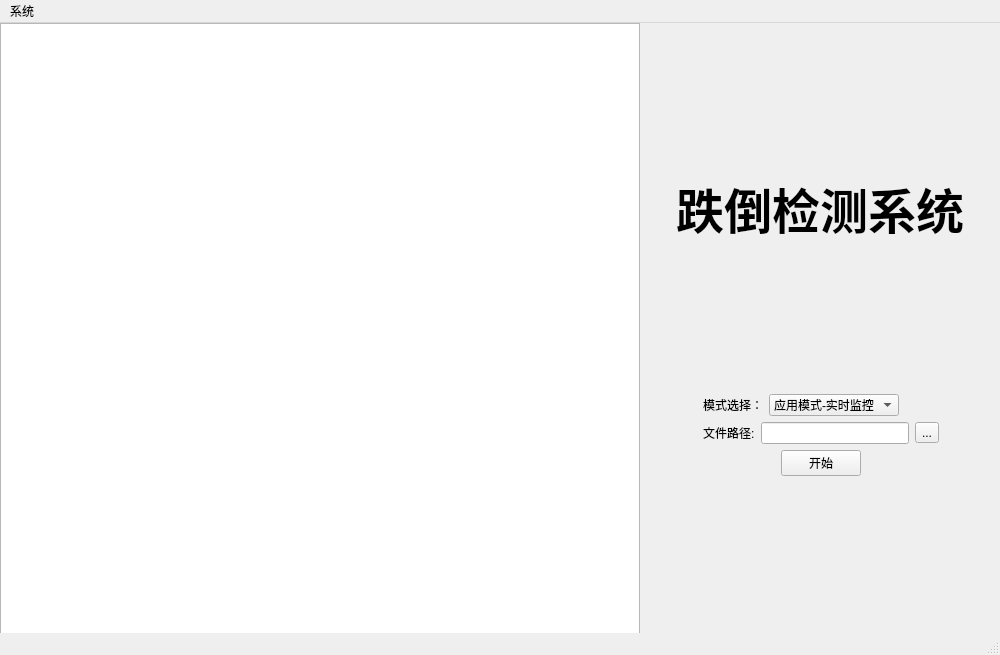
<?xml version="1.0" encoding="UTF-8"?>
<ui version="4.0">
 <class>MainWindow</class>
 <widget class="QMainWindow" name="MainWindow">
  <property name="enabled">
   <bool>true</bool>
  </property>
  <property name="geometry">
   <rect>
    <x>0</x>
    <y>0</y>
    <width>1000</width>
    <height>655</height>
   </rect>
  </property>
  <property name="minimumSize">
   <size>
    <width>1000</width>
    <height>655</height>
   </size>
  </property>
  <property name="maximumSize">
   <size>
    <width>1000</width>
    <height>655</height>
   </size>
  </property>
  <property name="windowTitle">
   <string>跌倒检测系统</string>
  </property>
  <widget class="QWidget" name="centralwidget">
   <widget class="QGraphicsView" name="graphicsView">
    <property name="geometry">
     <rect>
      <x>0</x>
      <y>0</y>
      <width>640</width>
      <height>640</height>
     </rect>
    </property>
   </widget>
   <widget class="QWidget" name="layoutWidget">
    <property name="geometry">
     <rect>
      <x>650</x>
      <y>6</y>
      <width>341</width>
      <height>591</height>
     </rect>
    </property>
    <layout class="QVBoxLayout" name="verticalLayout_2">
     <item>
      <spacer name="verticalSpacer_3">
       <property name="orientation">
        <enum>Qt::Vertical</enum>
       </property>
       <property name="sizeHint" stdset="0">
        <size>
         <width>20</width>
         <height>40</height>
        </size>
       </property>
      </spacer>
     </item>
     <item>
      <layout class="QHBoxLayout" name="horizontalLayout_6">
       <item>
        <spacer name="horizontalSpacer_5">
         <property name="orientation">
          <enum>Qt::Horizontal</enum>
         </property>
         <property name="sizeHint" stdset="0">
          <size>
           <width>40</width>
           <height>20</height>
          </size>
         </property>
        </spacer>
       </item>
       <item>
        <widget class="QLabel" name="label_4">
         <property name="minimumSize">
          <size>
           <width>0</width>
           <height>0</height>
          </size>
         </property>
         <property name="text">
          <string>&lt;html&gt;&lt;head/&gt;&lt;body&gt;&lt;p align=&quot;center&quot;&gt;&lt;span style=&quot; font-size:36pt; font-weight:700;&quot;&gt;跌倒检测系统&lt;/span&gt;&lt;/p&gt;&lt;/body&gt;&lt;/html&gt;</string>
         </property>
         <property name="alignment">
          <set>Qt::AlignCenter</set>
         </property>
        </widget>
       </item>
       <item>
        <spacer name="horizontalSpacer_6">
         <property name="orientation">
          <enum>Qt::Horizontal</enum>
         </property>
         <property name="sizeHint" stdset="0">
          <size>
           <width>40</width>
           <height>20</height>
          </size>
         </property>
        </spacer>
       </item>
      </layout>
     </item>
     <item>
      <spacer name="verticalSpacer_2">
       <property name="orientation">
        <enum>Qt::Vertical</enum>
       </property>
       <property name="sizeHint" stdset="0">
        <size>
         <width>20</width>
         <height>40</height>
        </size>
       </property>
      </spacer>
     </item>
     <item>
      <layout class="QHBoxLayout" name="horizontalLayout_5">
       <item>
        <spacer name="horizontalSpacer_7">
         <property name="orientation">
          <enum>Qt::Horizontal</enum>
         </property>
         <property name="sizeHint" stdset="0">
          <size>
           <width>40</width>
           <height>20</height>
          </size>
         </property>
        </spacer>
       </item>
       <item>
        <layout class="QVBoxLayout" name="verticalLayout">
         <item>
          <layout class="QHBoxLayout" name="horizontalLayout_4">
           <item>
            <widget class="QLabel" name="label_2">
             <property name="text">
              <string>模式选择：</string>
             </property>
            </widget>
           </item>
           <item>
            <widget class="QComboBox" name="comboBox_Method">
             <item>
              <property name="text">
               <string>应用模式-实时监控</string>
              </property>
             </item>
             <item>
              <property name="text">
               <string>测试模式-实时监控</string>
              </property>
             </item>
             <item>
              <property name="text">
               <string>测试模式-图片</string>
              </property>
             </item>
             <item>
              <property name="text">
               <string>测试模式-视频</string>
              </property>
             </item>
            </widget>
           </item>
           <item>
            <spacer name="horizontalSpacer_2">
             <property name="orientation">
              <enum>Qt::Horizontal</enum>
             </property>
             <property name="sizeHint" stdset="0">
              <size>
               <width>40</width>
               <height>20</height>
              </size>
             </property>
            </spacer>
           </item>
          </layout>
         </item>
         <item>
          <layout class="QHBoxLayout" name="horizontalLayout_3"/>
         </item>
         <item>
          <layout class="QHBoxLayout" name="horizontalLayout_2">
           <item>
            <widget class="QLabel" name="label">
             <property name="text">
              <string>文件路径:</string>
             </property>
            </widget>
           </item>
           <item>
            <widget class="QLineEdit" name="lineEdit_FilePath"/>
           </item>
           <item>
            <widget class="QToolButton" name="toolButton_FilePath">
             <property name="text">
              <string>...</string>
             </property>
            </widget>
           </item>
          </layout>
         </item>
         <item>
          <layout class="QHBoxLayout" name="horizontalLayout">
           <item>
            <spacer name="horizontalSpacer_3">
             <property name="orientation">
              <enum>Qt::Horizontal</enum>
             </property>
             <property name="sizeHint" stdset="0">
              <size>
               <width>40</width>
               <height>20</height>
              </size>
             </property>
            </spacer>
           </item>
           <item>
            <widget class="QPushButton" name="pushButton_Start">
             <property name="text">
              <string>开始</string>
             </property>
            </widget>
           </item>
           <item>
            <spacer name="horizontalSpacer_4">
             <property name="orientation">
              <enum>Qt::Horizontal</enum>
             </property>
             <property name="sizeHint" stdset="0">
              <size>
               <width>40</width>
               <height>20</height>
              </size>
             </property>
            </spacer>
           </item>
          </layout>
         </item>
        </layout>
       </item>
       <item>
        <spacer name="horizontalSpacer_8">
         <property name="orientation">
          <enum>Qt::Horizontal</enum>
         </property>
         <property name="sizeHint" stdset="0">
          <size>
           <width>40</width>
           <height>20</height>
          </size>
         </property>
        </spacer>
       </item>
      </layout>
     </item>
     <item>
      <spacer name="verticalSpacer">
       <property name="orientation">
        <enum>Qt::Vertical</enum>
       </property>
       <property name="sizeHint" stdset="0">
        <size>
         <width>20</width>
         <height>40</height>
        </size>
       </property>
      </spacer>
     </item>
    </layout>
   </widget>
  </widget>
  <widget class="QMenuBar" name="menubar">
   <property name="geometry">
    <rect>
     <x>0</x>
     <y>0</y>
     <width>1000</width>
     <height>24</height>
    </rect>
   </property>
   <widget class="QMenu" name="menuFall_Detection">
    <property name="title">
     <string>系统</string>
    </property>
    <addaction name="action_Fall_Detection"/>
    <addaction name="separator"/>
    <addaction name="action_Fall_Detection_2"/>
   </widget>
   <addaction name="menuFall_Detection"/>
  </widget>
  <widget class="QStatusBar" name="statusbar"/>
  <action name="action_Fall_Detection">
   <property name="text">
    <string>关于系统</string>
   </property>
  </action>
  <action name="action_Fall_Detection_2">
   <property name="text">
    <string>退出系统</string>
   </property>
  </action>
 </widget>
 <resources/>
 <connections/>
</ui>
